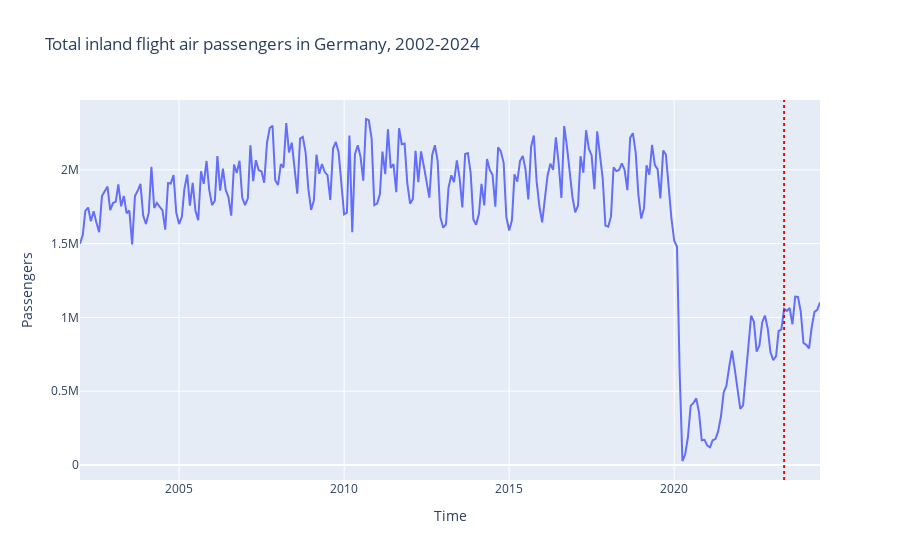

The notebook cell saved with this chart:
### Code cell
#graph for the evolution of air passengers for Germany, 2002-2024


file_path = 'data/Eurostat_national_air_passengers_in_Germany_2002-2024.csv'
data = pd.read_csv(file_path)

fig4 = px.line(data_frame = data, 
            x = 'TIME_PERIOD',
            y = 'OBS_VALUE', 
            hover_data = ('TIME_PERIOD'),
            markers = False,
            labels = {
                'TIME_PERIOD' : 'Time',
                'OBS_VALUE': 'Passengers' 
            },
            

            title= 'Total inland flight air passengers in Germany, 2002-2024'
)

fig4.update_traces(marker = {'symbol': 'square'})
fig4.add_vline(x='2023-05', line_dash="dot", line_color="red") 
fig4.show() 


fig4.show

### Figure 1 — Plotly figure (JSON) as saved in the notebook; plotly's stock layout.template omitted (floating-point values rounded to 4 significant figures; data arrays with more than 128 entries replaced by an {"elided": "..."} marker saying what was removed)
{"data": [{"hovertemplate": "Time=%{x}<br>Passengers=%{y}<extra></extra>", "legendgroup": "", "line": {"color": "#636efa", "dash": "solid"}, "marker": {"symbol": "square"}, "mode": "lines", "name": "", "orientation": "v", "showlegend": false, "type": "scatter", "x": {"elided": "270 str values"}, "xaxis": "x", "y": {"elided": "270 int values"}, "yaxis": "y"}], "layout": {"legend": {"tracegroupgap": 0}, "shapes": [{"line": {"color": "red", "dash": "dot"}, "type": "line", "x0": "2023-05", "x1": "2023-05", "xref": "x", "y0": 0, "y1": 1, "yref": "y domain"}], "title": {"text": "Total inland flight air passengers in Germany, 2002-2024"}, "xaxis": {"anchor": "y", "domain": [0, 1], "title": {"text": "Time"}}, "yaxis": {"anchor": "x", "domain": [0, 1], "title": {"text": "Passengers"}}}}
